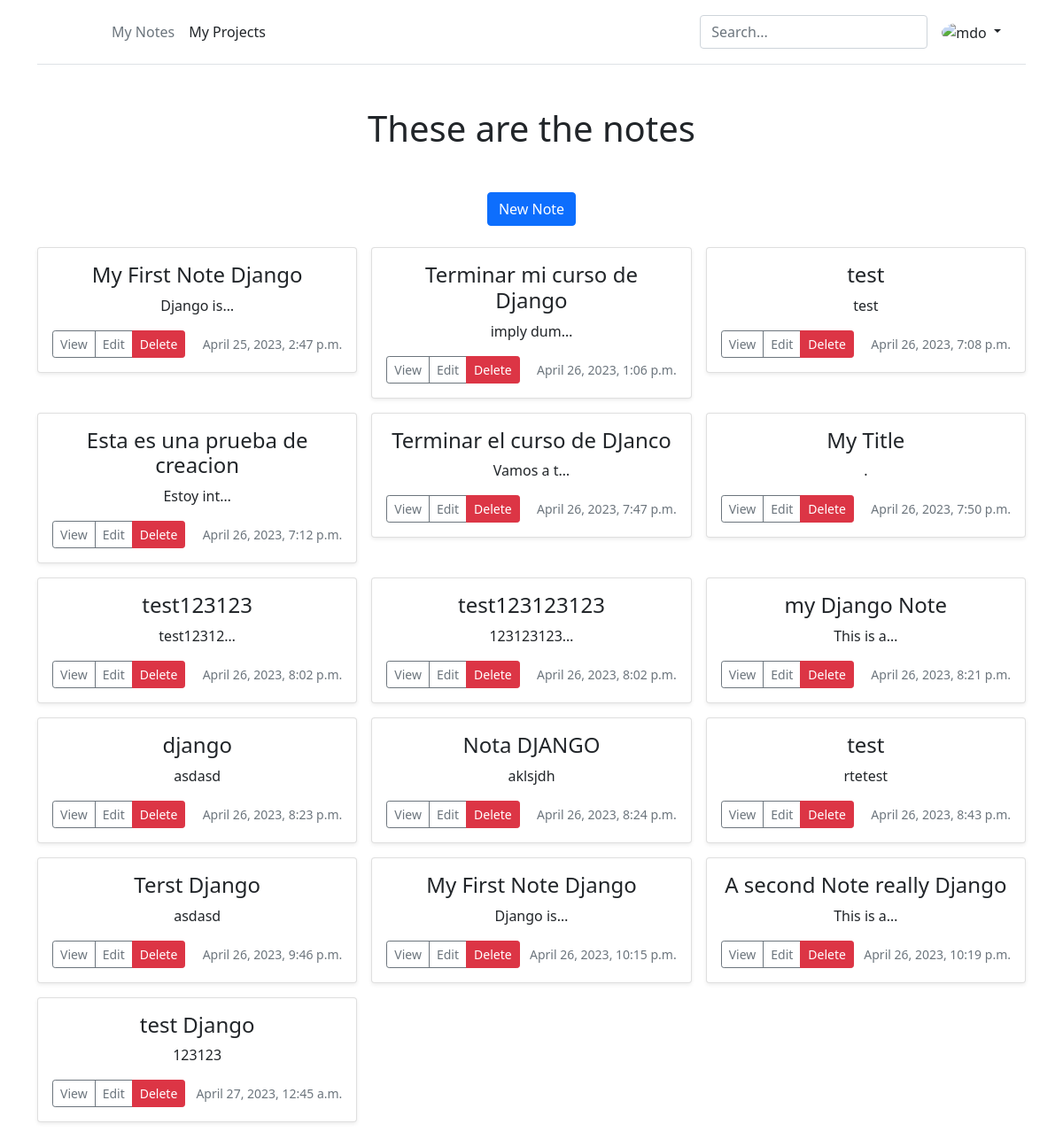
Page /smart/notes (signed in) on the committed database.
### notes/models.py (models this page shows)
class Notes(models.Model):
    title = models.CharField(max_length=200)
    text = models.TextField()
    created = models.DateTimeField(auto_now_add=True)
    user = models.ForeignKey(User, on_delete=models.CASCADE, related_name="notes")

### notes/views.py (the view)
# urls.py: path('notes', views.NotesView.as_view(), name='notes.list'),
class NotesView(LoginRequiredMixin, ListView):
    model = Notes
    context_object_name = "notes"
    template_name = "notes/notes_list.html"
    login_url = '/login'
    def get_queryset(self):
        return self.request.user.notes.all()

### notes/templates/notes/notes_list.html (shortened to what this page needs)
{% extends "base.html" %}
{% block content %}
<div class="container">
    <h1 class="my-5">These are the notes</h1>
    <a href="{% url 'notes.new' %}" class="btn btn-primary">New Note</a>
    <br>
    <br>
</div>
<div class="row row-cols-1 row-cols-sm-2 row-cols-md-3 g-3">
    {% for note in notes %}
    <div class="col">
        <div class="card shadow-sm">
            <div class="card-body">
                <h4> {{note.title}} </h4>
                <p class="card-text">{{note.text | truncatechars:10}}</p>
                <div class="d-flex justify-content-between align-items-center">
                    <div class="btn-group">
                        <a type="button" class="btn btn-sm btn-outline-secondary" href="{% url 'notes.detail' pk=note.id %}">View</a>
                        <a type="button" class="btn btn-sm btn-outline-secondary" href="{% url 'notes.update' pk=note.id %}">Edit</a>
                        <a type="button" class="btn btn-sm btn-danger" href="{% url 'notes.delete' pk=note.id %}">Delete</a>
                    </div>
                    <small class="text-muted"> {{note.created}} </small>
                </div>
            </div>
        </div>
    </div>
    {% endfor %}
</div>
{% endblock %}

### static/templates/base.html (shortened to what this page needs)
{% load static %}
<!DOCTYPE html>
<html lang="en">
<head>
    <link href="https://cdn.jsdelivr.net/npm/bootstrap@5.0.2/dist/css/bootstrap.min.css" rel="stylesheet"
>
    <link rel="stylesheet" href="{% static 'css/style.css' %}">
</head>
<body>
    <div class="container">
        {% if user.is_authenticated %}
        <header class="p-3 mb-3 border-bottom">
            <div class="container">
                <div class="d-flex flex-wrap align-items-center justify-content-center justify-content-lg-start">
                    <a href="/" class="d-flex align-items-center mb-2 mb-lg-0 text-dark text-decoration-none">
                        <svg class="bi me-2" width="40" height="32" role="img" aria-label="Bootstrap">
                            <use xlink:href="#bootstrap"></use>
                        </svg>
                    </a>
                    <ul class="nav col-12 col-lg-auto me-lg-auto mb-2 justify-content-center mb-md-0">
                        <li><a href="#" class="nav-link px-2 link-secondary">My Notes</a></li>
                        <li><a href="#" class="nav-link px-2 link-dark">My Projects</a></li>
                    </ul>
                    <form class="col-12 col-lg-auto mb-3 mb-lg-0 me-lg-3">
                        <input type="search" class="form-control" placeholder="Search..." aria-label="Search">
                    </form>
                    <div class="dropdown text-end">
                        <a href="#" class="d-block link-dark text-decoration-none dropdown-toggle" id="dropdownUser1"
                            data-bs-toggle="dropdown" aria-expanded="false">
                            <img src="https://github.com/mdo.png" alt="mdo" width="32" height="32"
                                class="rounded-circle">
                        </a>
                    </div>
                </div>
            </div>
        </header>
        {% endif %}
    </div>
    <div class="my-5 text-center container">
        {% block content %}
        {% endblock %}
    </div>
</body>
</html>

### static/css/style.css (style rules this page uses)
ul { list-style-type: none; margin: 0; padding: 0; }

### rows in the picture
Notes: title "My First Note Django", text "Django is…", created "April 25, 2023, 2:47 p.m."
Notes: title "Terminar mi curso de Django", text "imply dum…", created "April 26, 2023, 1:06 p.m."
Notes: title "test", text "test", created "April 26, 2023, 7:08 p.m."
Notes: title "Esta es una prueba de creacion", text "Estoy int…", created "April 26, 2023, 7:12 p.m."
Notes: title "Terminar el curso de DJanco", text "Vamos a t…", created "April 26, 2023, 7:47 p.m."
Notes: title "My Title", text ".", created "April 26, 2023, 7:50 p.m."
Notes: title "test123123", text "test12312…", created "April 26, 2023, 8:02 p.m."
Notes: title "test123123123", text "123123123…", created "April 26, 2023, 8:02 p.m."
Notes: title "my Django Note", text "This is a…", created "April 26, 2023, 8:21 p.m."
Notes: title "django", text "asdasd", created "April 26, 2023, 8:23 p.m."
Notes: title "Nota DJANGO", text "aklsjdh", created "April 26, 2023, 8:24 p.m."
Notes: title "test", text "rtetest", created "April 26, 2023, 8:43 p.m."
Notes: title "Terst Django", text "asdasd", created "April 26, 2023, 9:46 p.m."
Notes: title "My First Note Django", text "Django is…", created "April 26, 2023, 10:15 p.m."
Notes: title "A second Note really Django", text "This is a…", created "April 26, 2023, 10:19 p.m."
Notes: title "test Django", text "123123", created "April 27, 2023, 12:45 a.m."
